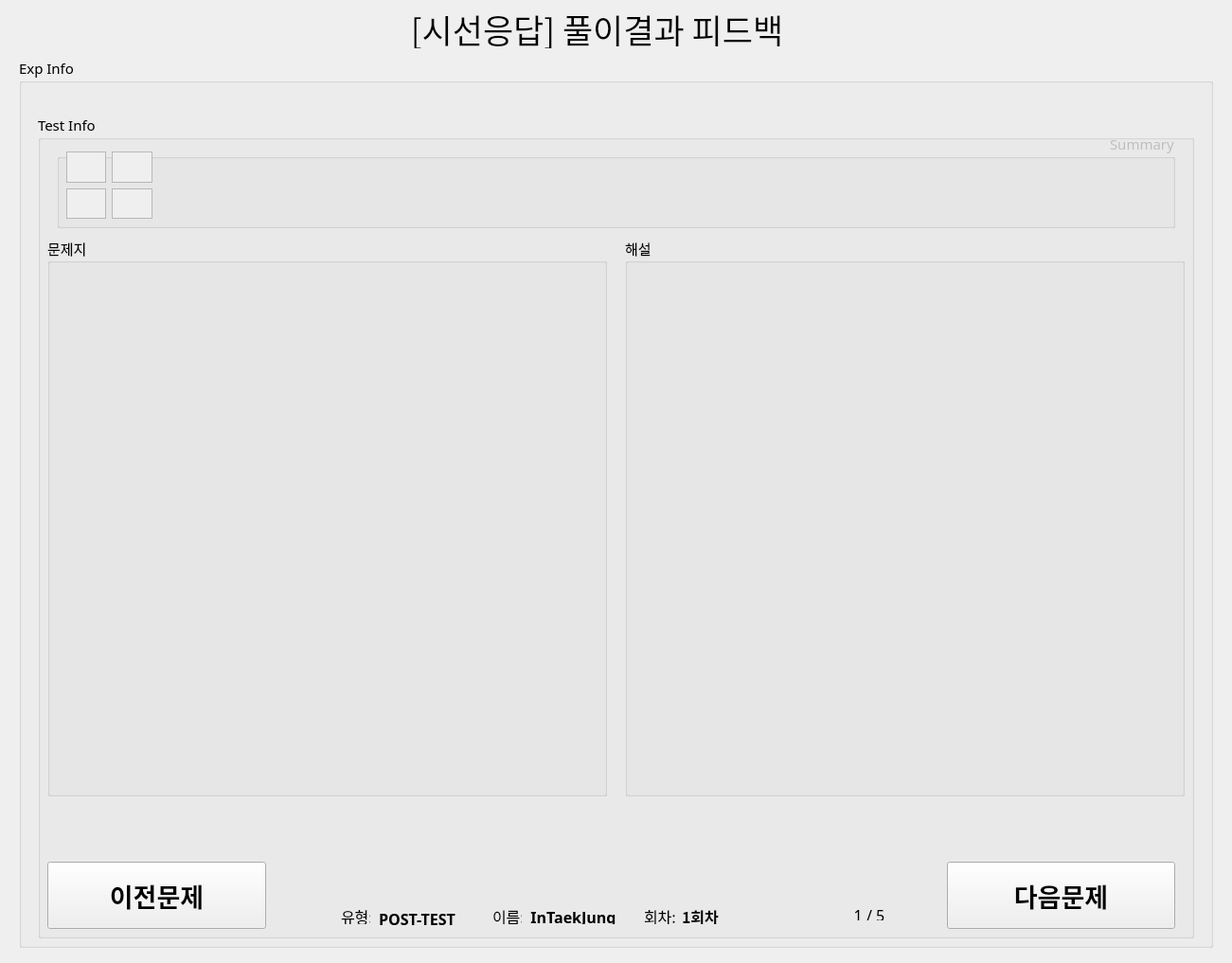
<?xml version="1.0" encoding="UTF-8"?>
<ui version="4.0">
 <class>Form</class>
 <widget class="QWidget" name="Form">
  <property name="geometry">
   <rect>
    <x>0</x>
    <y>0</y>
    <width>1301</width>
    <height>1017</height>
   </rect>
  </property>
  <property name="windowTitle">
   <string>Form</string>
  </property>
  <widget class="QWidget" name="verticalLayoutWidget">
   <property name="geometry">
    <rect>
     <x>20</x>
     <y>60</y>
     <width>1261</width>
     <height>941</height>
    </rect>
   </property>
   <layout class="QVBoxLayout" name="verticalLayout">
    <item>
     <widget class="QGroupBox" name="expInfoGBox">
      <property name="font">
       <font>
        <family>나눔스퀘어_ac</family>
        <pointsize>11</pointsize>
       </font>
      </property>
      <property name="title">
       <string>Exp Info</string>
      </property>
      <widget class="QGroupBox" name="teInfoGBox">
       <property name="geometry">
        <rect>
         <x>20</x>
         <y>60</y>
         <width>1221</width>
         <height>871</height>
        </rect>
       </property>
       <property name="font">
        <font>
         <family>나눔스퀘어_ac</family>
         <pointsize>11</pointsize>
        </font>
       </property>
       <property name="title">
        <string>Test Info</string>
       </property>
       <widget class="QGroupBox" name="teGBox">
        <property name="geometry">
         <rect>
          <x>10</x>
          <y>130</y>
          <width>591</width>
          <height>591</height>
         </rect>
        </property>
        <property name="title">
         <string>문제지</string>
        </property>
        <widget class="QLabel" name="teLabel">
         <property name="geometry">
          <rect>
           <x>10</x>
           <y>20</y>
           <width>571</width>
           <height>561</height>
          </rect>
         </property>
         <property name="sizePolicy">
          <sizepolicy hsizetype="Preferred" vsizetype="Expanding">
           <horstretch>0</horstretch>
           <verstretch>0</verstretch>
          </sizepolicy>
         </property>
         <property name="text">
          <string/>
         </property>
        </widget>
       </widget>
       <widget class="QLabel" name="teCntLabel">
        <property name="geometry">
         <rect>
          <x>850</x>
          <y>840</y>
          <width>56</width>
          <height>12</height>
         </rect>
        </property>
        <property name="font">
         <font>
          <family>나눔스퀘어_ac</family>
          <pointsize>12</pointsize>
         </font>
        </property>
        <property name="text">
         <string>1 / 5</string>
        </property>
        <property name="alignment">
         <set>Qt::AlignCenter</set>
        </property>
       </widget>
       <widget class="QGroupBox" name="teExplainGBox_2">
        <property name="geometry">
         <rect>
          <x>620</x>
          <y>130</y>
          <width>591</width>
          <height>591</height>
         </rect>
        </property>
        <property name="title">
         <string>해설</string>
        </property>
        <widget class="QLabel" name="teExplainLabel_4">
         <property name="geometry">
          <rect>
           <x>10</x>
           <y>20</y>
           <width>571</width>
           <height>561</height>
          </rect>
         </property>
         <property name="sizePolicy">
          <sizepolicy hsizetype="Preferred" vsizetype="Expanding">
           <horstretch>0</horstretch>
           <verstretch>0</verstretch>
          </sizepolicy>
         </property>
         <property name="text">
          <string/>
         </property>
        </widget>
       </widget>
       <widget class="QGroupBox" name="teSummaryGBox_3">
        <property name="enabled">
         <bool>false</bool>
        </property>
        <property name="geometry">
         <rect>
          <x>20</x>
          <y>20</y>
          <width>1181</width>
          <height>101</height>
         </rect>
        </property>
        <property name="layoutDirection">
         <enum>Qt::RightToLeft</enum>
        </property>
        <property name="title">
         <string>Summary</string>
        </property>
        <widget class="QLabel" name="teSumExplain">
         <property name="geometry">
          <rect>
           <x>120</x>
           <y>20</y>
           <width>1041</width>
           <height>61</height>
          </rect>
         </property>
         <property name="sizePolicy">
          <sizepolicy hsizetype="Preferred" vsizetype="Expanding">
           <horstretch>0</horstretch>
           <verstretch>0</verstretch>
          </sizepolicy>
         </property>
         <property name="text">
          <string/>
         </property>
        </widget>
        <widget class="QWidget" name="gridLayoutWidget">
         <property name="geometry">
          <rect>
           <x>10</x>
           <y>20</y>
           <width>91</width>
           <height>71</height>
          </rect>
         </property>
         <layout class="QGridLayout" name="gridLayout_teSumIcon">
          <item row="0" column="1">
           <widget class="QListView" name="icon_1"/>
          </item>
          <item row="0" column="0">
           <widget class="QListView" name="icon_2"/>
          </item>
          <item row="1" column="0">
           <widget class="QListView" name="icon_4"/>
          </item>
          <item row="1" column="1">
           <widget class="QListView" name="icon_3"/>
          </item>
         </layout>
        </widget>
       </widget>
       <widget class="QPushButton" name="teNextBtn">
        <property name="geometry">
         <rect>
          <x>960</x>
          <y>790</y>
          <width>241</width>
          <height>71</height>
         </rect>
        </property>
        <property name="font">
         <font>
          <family>나눔스퀘어_ac Bold</family>
          <pointsize>20</pointsize>
          <weight>75</weight>
          <bold>true</bold>
         </font>
        </property>
        <property name="text">
         <string>다음문제</string>
        </property>
       </widget>
       <widget class="QPushButton" name="tePrevBtn">
        <property name="geometry">
         <rect>
          <x>10</x>
          <y>790</y>
          <width>231</width>
          <height>71</height>
         </rect>
        </property>
        <property name="font">
         <font>
          <family>나눔스퀘어_ac Bold</family>
          <pointsize>20</pointsize>
          <weight>75</weight>
          <bold>true</bold>
         </font>
        </property>
        <property name="text">
         <string>이전문제</string>
        </property>
       </widget>
       <widget class="QLabel" name="expCntLabel2">
        <property name="geometry">
         <rect>
          <x>680</x>
          <y>840</y>
          <width>41</width>
          <height>16</height>
         </rect>
        </property>
        <property name="font">
         <font>
          <family>나눔스퀘어 Bold</family>
          <pointsize>12</pointsize>
          <weight>75</weight>
          <bold>true</bold>
         </font>
        </property>
        <property name="text">
         <string>1회차</string>
        </property>
       </widget>
       <widget class="QLabel" name="nameTxt2">
        <property name="geometry">
         <rect>
          <x>480</x>
          <y>840</y>
          <width>31</width>
          <height>16</height>
         </rect>
        </property>
        <property name="font">
         <font>
          <family>나눔스퀘어_ac</family>
          <pointsize>12</pointsize>
         </font>
        </property>
        <property name="text">
         <string>이름: </string>
        </property>
       </widget>
       <widget class="QLabel" name="expTypeLabel2">
        <property name="geometry">
         <rect>
          <x>360</x>
          <y>840</y>
          <width>91</width>
          <height>20</height>
         </rect>
        </property>
        <property name="font">
         <font>
          <family>나눔스퀘어 Bold</family>
          <pointsize>12</pointsize>
          <weight>75</weight>
          <bold>true</bold>
         </font>
        </property>
        <property name="text">
         <string>POST-TEST</string>
        </property>
        <property name="alignment">
         <set>Qt::AlignLeading|Qt::AlignLeft|Qt::AlignVCenter</set>
        </property>
       </widget>
       <widget class="QLabel" name="expCntTxt2">
        <property name="geometry">
         <rect>
          <x>640</x>
          <y>840</y>
          <width>41</width>
          <height>16</height>
         </rect>
        </property>
        <property name="font">
         <font>
          <family>나눔스퀘어_ac</family>
          <pointsize>12</pointsize>
         </font>
        </property>
        <property name="text">
         <string>회차:</string>
        </property>
       </widget>
       <widget class="QLabel" name="expTypeTxt2">
        <property name="geometry">
         <rect>
          <x>320</x>
          <y>840</y>
          <width>31</width>
          <height>16</height>
         </rect>
        </property>
        <property name="font">
         <font>
          <family>나눔스퀘어_ac</family>
          <pointsize>12</pointsize>
         </font>
        </property>
        <property name="text">
         <string>유형:</string>
        </property>
       </widget>
       <widget class="QLabel" name="nameLabel2">
        <property name="geometry">
         <rect>
          <x>520</x>
          <y>840</y>
          <width>91</width>
          <height>16</height>
         </rect>
        </property>
        <property name="font">
         <font>
          <family>나눔스퀘어 Bold</family>
          <pointsize>12</pointsize>
          <weight>75</weight>
          <bold>true</bold>
         </font>
        </property>
        <property name="text">
         <string>InTaekJung</string>
        </property>
        <property name="alignment">
         <set>Qt::AlignCenter</set>
        </property>
       </widget>
      </widget>
     </widget>
    </item>
   </layout>
  </widget>
  <widget class="QLabel" name="titleLabel">
   <property name="geometry">
    <rect>
     <x>420</x>
     <y>10</y>
     <width>421</width>
     <height>41</height>
    </rect>
   </property>
   <property name="font">
    <font>
     <family>나눔스퀘어_ac</family>
     <pointsize>26</pointsize>
    </font>
   </property>
   <property name="text">
    <string>[시선응답] 풀이결과 피드백</string>
   </property>
   <property name="alignment">
    <set>Qt::AlignCenter</set>
   </property>
  </widget>
 </widget>
 <resources/>
 <connections/>
</ui>
